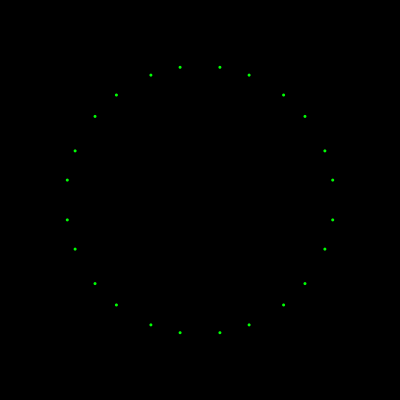
Frame 1 (no input)
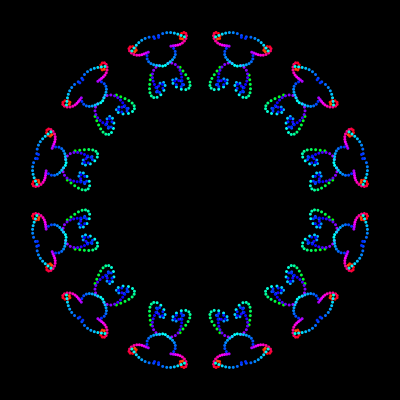
Frame 60 (the mouse pressed at the canvas centre just before this capture)
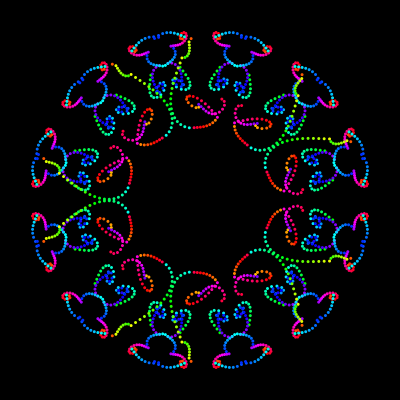
Frame 120 (the mouse held since frame 60 and released just before this capture)

The Processing sketch that drew these frames (run headless with seeded random() and noise(); from frame 60 on, the mouse is pressed at the canvas centre):

// Processing sketch: processing_126053
// ── processing_126053.pde

float ang = 30;
  float x = 0;
  float y = 0;
  float deg = 0;
  float degacc = 0;
  float acc = 0;
  float speedX = 2;
  float speedY = 2;
  float colBase = 0;
  float interval = 0;
  
  int[] angs = {15, 18, 20, 24, 30, 36, 40, 45, 60, 72, 90, 120};
  
void setup(){
  init2();
  size(400, 400);
  noStroke();
  colorMode(HSB, 360);
}
  
    
void init1(){
  deg = random(360);
  degacc = random(4) - 2;
  acc = random(10) - 5;
  speedX = random(4) + 2;
  speedY = random(4) + 2;
  colBase = random(360);
  interval = random(30) + 5;
}
  
void init2(){
  init1();
  x = random(100) + 50;
  y = random(100) + 50;
  background(0, 0, 0);
}
  
  
int count = 0;
int count2 =0 ;
  
void draw(){
    
  translate(width /2, height / 2);
  colBase += 7;
  if(colBase >= 360){
    colBase -= 360;
  }
   
  fill(colBase, 360, 360);
   
  for(int i = 0; i < 360; i += ang){
    subdraw();
    rotate(radians(ang));
    scale(1, -1);
    subdraw();
    scale(1, -1);
  }
    
  x += cos(radians(deg)) * speedX;
  y += sin(radians(deg)) * speedY;
  deg += degacc;
  degacc -= acc;
  acc += 0.0001;
    
  count++;
  if(count >= interval){
    count = 0;
    init1();
    count2++;
  }
}
  
void mousePressed(){
  init2();
  ang = angs[(int)random(angs.length - 1)];
  println(ang);
}
  
void subdraw(){
  ellipse(x, y, 3, 3);
}
